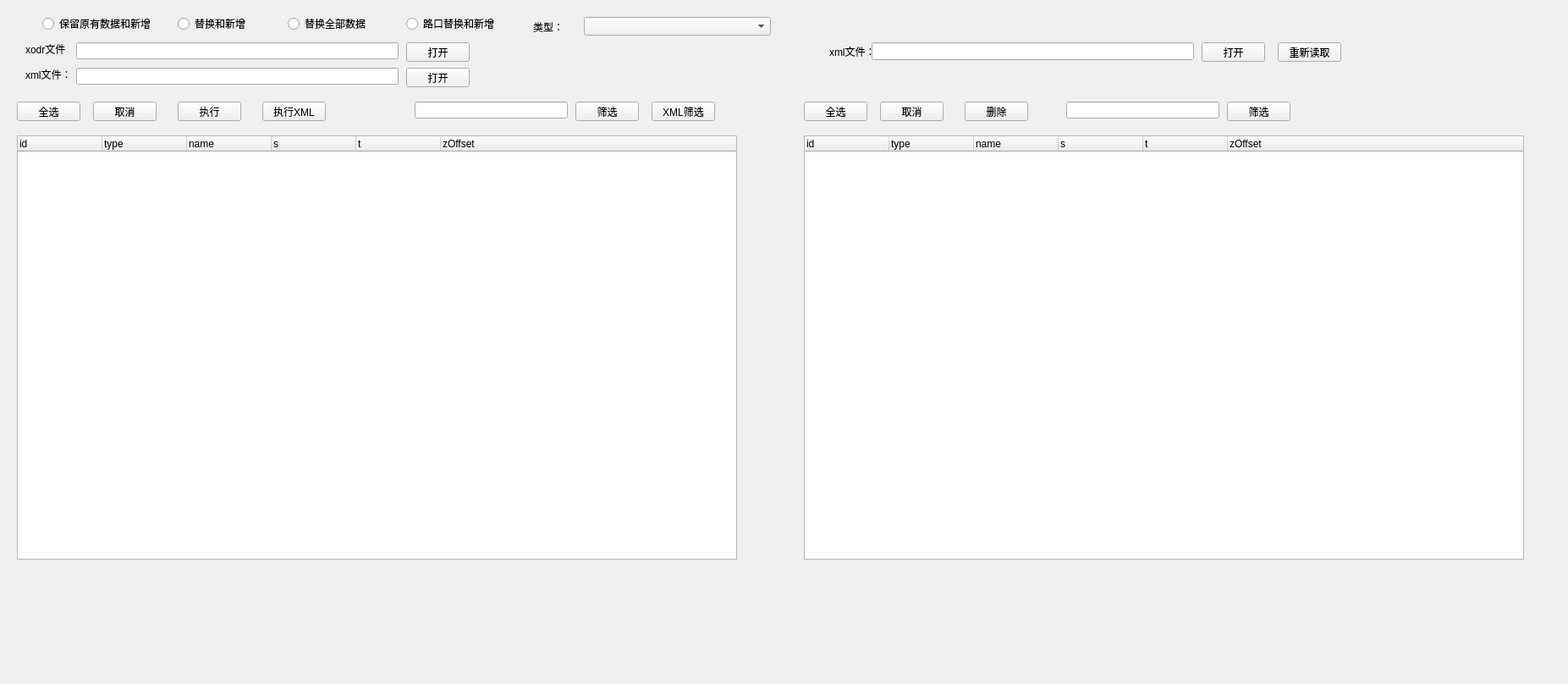
<?xml version="1.0" encoding="UTF-8"?>
<ui version="4.0">
 <class>diffs</class>
 <widget class="QWidget" name="diffs">
  <property name="geometry">
   <rect>
    <x>0</x>
    <y>0</y>
    <width>1853</width>
    <height>808</height>
   </rect>
  </property>
  <property name="windowTitle">
   <string>Form</string>
  </property>
  <widget class="QRadioButton" name="retainRadioButton">
   <property name="geometry">
    <rect>
     <x>50</x>
     <y>20</y>
     <width>141</width>
     <height>16</height>
    </rect>
   </property>
   <property name="text">
    <string>保留原有数据和新增</string>
   </property>
  </widget>
  <widget class="QRadioButton" name="replaceRadioButton">
   <property name="geometry">
    <rect>
     <x>340</x>
     <y>20</y>
     <width>101</width>
     <height>16</height>
    </rect>
   </property>
   <property name="text">
    <string>替换全部数据</string>
   </property>
  </widget>
  <widget class="QPushButton" name="leftOpenBT">
   <property name="geometry">
    <rect>
     <x>480</x>
     <y>50</y>
     <width>75</width>
     <height>23</height>
    </rect>
   </property>
   <property name="text">
    <string>打开</string>
   </property>
  </widget>
  <widget class="QLineEdit" name="leftPathLE">
   <property name="geometry">
    <rect>
     <x>90</x>
     <y>50</y>
     <width>381</width>
     <height>20</height>
    </rect>
   </property>
  </widget>
  <widget class="QLabel" name="label">
   <property name="geometry">
    <rect>
     <x>30</x>
     <y>50</y>
     <width>51</width>
     <height>16</height>
    </rect>
   </property>
   <property name="text">
    <string>xodr文件：</string>
   </property>
  </widget>
  <widget class="QLineEdit" name="rightPathLE">
   <property name="geometry">
    <rect>
     <x>1030</x>
     <y>50</y>
     <width>381</width>
     <height>21</height>
    </rect>
   </property>
  </widget>
  <widget class="QPushButton" name="rightOpenBT">
   <property name="geometry">
    <rect>
     <x>1420</x>
     <y>50</y>
     <width>75</width>
     <height>23</height>
    </rect>
   </property>
   <property name="text">
    <string>打开</string>
   </property>
  </widget>
  <widget class="QLabel" name="label_2">
   <property name="geometry">
    <rect>
     <x>980</x>
     <y>50</y>
     <width>51</width>
     <height>21</height>
    </rect>
   </property>
   <property name="text">
    <string>xml文件：</string>
   </property>
  </widget>
  <widget class="QTreeWidget" name="leftTreeWidget">
   <property name="geometry">
    <rect>
     <x>20</x>
     <y>160</y>
     <width>851</width>
     <height>501</height>
    </rect>
   </property>
   <column>
    <property name="text">
     <string>id</string>
    </property>
   </column>
   <column>
    <property name="text">
     <string>type</string>
    </property>
   </column>
   <column>
    <property name="text">
     <string>name</string>
    </property>
   </column>
   <column>
    <property name="text">
     <string>s</string>
    </property>
   </column>
   <column>
    <property name="text">
     <string>t</string>
    </property>
   </column>
   <column>
    <property name="text">
     <string>zOffset</string>
    </property>
   </column>
  </widget>
  <widget class="QPushButton" name="leftSelectAllBT">
   <property name="geometry">
    <rect>
     <x>20</x>
     <y>120</y>
     <width>75</width>
     <height>23</height>
    </rect>
   </property>
   <property name="text">
    <string>全选</string>
   </property>
  </widget>
  <widget class="QPushButton" name="leftClearBT">
   <property name="geometry">
    <rect>
     <x>110</x>
     <y>120</y>
     <width>75</width>
     <height>23</height>
    </rect>
   </property>
   <property name="text">
    <string>取消</string>
   </property>
  </widget>
  <widget class="QTreeWidget" name="rightTreeWidget">
   <property name="geometry">
    <rect>
     <x>950</x>
     <y>160</y>
     <width>851</width>
     <height>501</height>
    </rect>
   </property>
   <column>
    <property name="text">
     <string>id</string>
    </property>
   </column>
   <column>
    <property name="text">
     <string>type</string>
    </property>
   </column>
   <column>
    <property name="text">
     <string>name</string>
    </property>
   </column>
   <column>
    <property name="text">
     <string>s</string>
    </property>
   </column>
   <column>
    <property name="text">
     <string>t</string>
    </property>
   </column>
   <column>
    <property name="text">
     <string>zOffset</string>
    </property>
   </column>
  </widget>
  <widget class="QPushButton" name="runBT">
   <property name="geometry">
    <rect>
     <x>210</x>
     <y>120</y>
     <width>75</width>
     <height>23</height>
    </rect>
   </property>
   <property name="text">
    <string>执行</string>
   </property>
  </widget>
  <widget class="QPushButton" name="rightClearBT">
   <property name="geometry">
    <rect>
     <x>1040</x>
     <y>120</y>
     <width>75</width>
     <height>23</height>
    </rect>
   </property>
   <property name="text">
    <string>取消</string>
   </property>
  </widget>
  <widget class="QPushButton" name="rightSelectAllBT">
   <property name="geometry">
    <rect>
     <x>950</x>
     <y>120</y>
     <width>75</width>
     <height>23</height>
    </rect>
   </property>
   <property name="text">
    <string>全选</string>
   </property>
  </widget>
  <widget class="QPushButton" name="rightRemoveBT">
   <property name="geometry">
    <rect>
     <x>1140</x>
     <y>120</y>
     <width>75</width>
     <height>23</height>
    </rect>
   </property>
   <property name="text">
    <string>删除</string>
   </property>
  </widget>
  <widget class="QRadioButton" name="replaceAddRadioButton">
   <property name="geometry">
    <rect>
     <x>210</x>
     <y>20</y>
     <width>141</width>
     <height>16</height>
    </rect>
   </property>
   <property name="text">
    <string>替换和新增</string>
   </property>
  </widget>
  <widget class="QPushButton" name="readRightBT">
   <property name="geometry">
    <rect>
     <x>1510</x>
     <y>50</y>
     <width>75</width>
     <height>23</height>
    </rect>
   </property>
   <property name="text">
    <string>重新读取</string>
   </property>
  </widget>
  <widget class="QLineEdit" name="leftRoadidLE">
   <property name="geometry">
    <rect>
     <x>490</x>
     <y>120</y>
     <width>181</width>
     <height>20</height>
    </rect>
   </property>
  </widget>
  <widget class="QPushButton" name="leftFilterBT">
   <property name="geometry">
    <rect>
     <x>680</x>
     <y>120</y>
     <width>75</width>
     <height>23</height>
    </rect>
   </property>
   <property name="text">
    <string>筛选</string>
   </property>
  </widget>
  <widget class="QPushButton" name="rightFilterBT">
   <property name="geometry">
    <rect>
     <x>1450</x>
     <y>120</y>
     <width>75</width>
     <height>23</height>
    </rect>
   </property>
   <property name="text">
    <string>筛选</string>
   </property>
  </widget>
  <widget class="QLineEdit" name="rightRoadidLE">
   <property name="geometry">
    <rect>
     <x>1260</x>
     <y>120</y>
     <width>181</width>
     <height>20</height>
    </rect>
   </property>
  </widget>
  <widget class="QRadioButton" name="interfaceReplaceAddRadioButton">
   <property name="geometry">
    <rect>
     <x>480</x>
     <y>20</y>
     <width>141</width>
     <height>16</height>
    </rect>
   </property>
   <property name="text">
    <string>路口替换和新增</string>
   </property>
  </widget>
  <widget class="QPushButton" name="leftXMLOpenBT">
   <property name="geometry">
    <rect>
     <x>480</x>
     <y>80</y>
     <width>75</width>
     <height>23</height>
    </rect>
   </property>
   <property name="text">
    <string>打开</string>
   </property>
  </widget>
  <widget class="QLineEdit" name="leftXMLPathLE">
   <property name="geometry">
    <rect>
     <x>90</x>
     <y>80</y>
     <width>381</width>
     <height>20</height>
    </rect>
   </property>
  </widget>
  <widget class="QLabel" name="label_3">
   <property name="geometry">
    <rect>
     <x>30</x>
     <y>80</y>
     <width>51</width>
     <height>16</height>
    </rect>
   </property>
   <property name="text">
    <string>xml文件：</string>
   </property>
  </widget>
  <widget class="QPushButton" name="leftXMLFilterBT">
   <property name="geometry">
    <rect>
     <x>770</x>
     <y>120</y>
     <width>75</width>
     <height>23</height>
    </rect>
   </property>
   <property name="text">
    <string>XML筛选</string>
   </property>
  </widget>
  <widget class="QPushButton" name="runXMLBT">
   <property name="geometry">
    <rect>
     <x>310</x>
     <y>120</y>
     <width>75</width>
     <height>23</height>
    </rect>
   </property>
   <property name="text">
    <string>执行XML</string>
   </property>
  </widget>
  <widget class="QComboBox" name="objectNameComboBox">
   <property name="geometry">
    <rect>
     <x>690</x>
     <y>20</y>
     <width>221</width>
     <height>22</height>
    </rect>
   </property>
  </widget>
  <widget class="QLabel" name="label_4">
   <property name="geometry">
    <rect>
     <x>630</x>
     <y>22</y>
     <width>41</width>
     <height>20</height>
    </rect>
   </property>
   <property name="text">
    <string>类型：</string>
   </property>
  </widget>
 </widget>
 <resources/>
 <connections/>
</ui>
